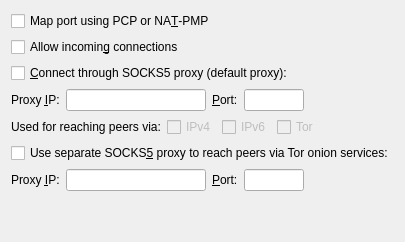
     <widget class="QWidget" name="pageNetwork">
      <layout class="QVBoxLayout" name="verticalLayout_Network">
       <item>
        <widget class="QCheckBox" name="mapPortNatpmp">
         <property name="toolTip">
          <string>Automatically open the PhantomRider Core client port on the router. This only works when your router supports PCP or NAT-PMP and it is enabled. The external port could be random.</string>
         </property>
         <property name="text">
          <string>Map port using PCP or NA&amp;T-PMP</string>
         </property>
        </widget>
       </item>
       <item>
        <widget class="QCheckBox" name="allowIncoming">
         <property name="toolTip">
          <string>Accept connections from outside.</string>
         </property>
         <property name="text">
          <string>Allow incomin&amp;g connections</string>
         </property>
        </widget>
       </item>
       <item>
        <widget class="QCheckBox" name="connectSocks">
         <property name="toolTip">
          <string>Connect to the PhantomRider network through a SOCKS5 proxy.</string>
         </property>
         <property name="text">
          <string>&amp;Connect through SOCKS5 proxy (default proxy):</string>
         </property>
        </widget>
       </item>
       <item>
        <layout class="QHBoxLayout" name="horizontalLayout_1_Network">
         <item>
          <widget class="QLabel" name="proxyIpLabel">
           <property name="text">
            <string>Proxy &amp;IP:</string>
           </property>
           <property name="textFormat">
            <enum>Qt::PlainText</enum>
           </property>
           <property name="buddy">
            <cstring>proxyIp</cstring>
           </property>
          </widget>
         </item>
         <item>
          <widget class="QValidatedLineEdit" name="proxyIp">
           <property name="minimumSize">
            <size>
             <width>140</width>
             <height>0</height>
            </size>
           </property>
           <property name="maximumSize">
            <size>
             <width>140</width>
             <height>16777215</height>
            </size>
           </property>
           <property name="toolTip">
            <string>IP address of the proxy (e.g. IPv4: 127.0.0.1 / IPv6: ::1)</string>
           </property>
          </widget>
         </item>
         <item>
          <widget class="QLabel" name="proxyPortLabel">
           <property name="text">
            <string>&amp;Port:</string>
           </property>
           <property name="textFormat">
            <enum>Qt::PlainText</enum>
           </property>
           <property name="buddy">
            <cstring>proxyPort</cstring>
           </property>
          </widget>
         </item>
         <item>
          <widget class="QLineEdit" name="proxyPort">
           <property name="minimumSize">
            <size>
             <width>60</width>
             <height>0</height>
            </size>
           </property>
           <property name="maximumSize">
            <size>
             <width>60</width>
             <height>16777215</height>
            </size>
           </property>
           <property name="toolTip">
            <string>Port of the proxy (e.g. 9050)</string>
           </property>
          </widget>
         </item>
         <item>
          <spacer name="horizontalSpacer_1_Network">
           <property name="orientation">
            <enum>Qt::Horizontal</enum>
           </property>
           <property name="sizeHint" stdset="0">
            <size>
             <width>40</width>
             <height>20</height>
            </size>
           </property>
          </spacer>
         </item>
        </layout>
       </item>
       <item>
        <layout class="QHBoxLayout" name="horizontalLayout_2_Network">
         <item>
          <widget class="QLabel" name="proxyActiveNets">
           <property name="text">
            <string>Used for reaching peers via:</string>
           </property>
           <property name="textFormat">
            <enum>Qt::PlainText</enum>
           </property>
          </widget>
         </item>
         <item>
          <widget class="QCheckBox" name="proxyReachIPv4">
           <property name="enabled">
            <bool>false</bool>
           </property>
           <property name="toolTip">
            <string>Shows if the supplied default SOCKS5 proxy is used to reach peers via this network type.</string>
           </property>
           <property name="text">
            <string>IPv4</string>
           </property>
          </widget>
         </item>
         <item>
          <widget class="QCheckBox" name="proxyReachIPv6">
           <property name="enabled">
            <bool>false</bool>
           </property>
           <property name="toolTip">
            <string>Shows if the supplied default SOCKS5 proxy is used to reach peers via this network type.</string>
           </property>
           <property name="text">
            <string>IPv6</string>
           </property>
          </widget>
         </item>
         <item>
          <widget class="QCheckBox" name="proxyReachTor">
           <property name="enabled">
            <bool>false</bool>
           </property>
           <property name="toolTip">
            <string>Shows if the supplied default SOCKS5 proxy is used to reach peers via this network type.</string>
           </property>
           <property name="text">
            <string>Tor</string>
           </property>
          </widget>
         </item>
         <item>
          <spacer name="horizontalSpacer_2_Network">
           <property name="orientation">
            <enum>Qt::Horizontal</enum>
           </property>
           <property name="sizeHint" stdset="0">
            <size>
             <width>40</width>
             <height>20</height>
            </size>
           </property>
          </spacer>
         </item>
        </layout>
       </item>
       <item>
        <widget class="QCheckBox" name="connectSocksTor">
         <property name="toolTip">
          <string>Connect to the PhantomRider network through a separate SOCKS5 proxy for Tor onion services.</string>
         </property>
         <property name="text">
          <string>Use separate SOCKS&amp;5 proxy to reach peers via Tor onion services:</string>
         </property>
        </widget>
       </item>
       <item>
        <layout class="QHBoxLayout" name="horizontalLayout_3_Network">
         <item>
          <widget class="QLabel" name="proxyIpTorLabel">
           <property name="text">
            <string>Proxy &amp;IP:</string>
           </property>
           <property name="textFormat">
            <enum>Qt::PlainText</enum>
           </property>
           <property name="buddy">
            <cstring>proxyIpTor</cstring>
           </property>
          </widget>
         </item>
         <item>
          <widget class="QValidatedLineEdit" name="proxyIpTor">
           <property name="minimumSize">
            <size>
             <width>140</width>
             <height>0</height>
            </size>
           </property>
           <property name="maximumSize">
            <size>
             <width>140</width>
             <height>16777215</height>
            </size>
           </property>
           <property name="toolTip">
            <string>IP address of the proxy (e.g. IPv4: 127.0.0.1 / IPv6: ::1)</string>
           </property>
          </widget>
         </item>
         <item>
          <widget class="QLabel" name="proxyPortTorLabel">
           <property name="text">
            <string>&amp;Port:</string>
           </property>
           <property name="textFormat">
            <enum>Qt::PlainText</enum>
           </property>
           <property name="buddy">
            <cstring>proxyPortTor</cstring>
           </property>
          </widget>
         </item>
         <item>
          <widget class="QLineEdit" name="proxyPortTor">
           <property name="minimumSize">
            <size>
             <width>60</width>
             <height>0</height>
            </size>
           </property>
           <property name="maximumSize">
            <size>
             <width>60</width>
             <height>16777215</height>
            </size>
           </property>
           <property name="toolTip">
            <string>Port of the proxy (e.g. 9050)</string>
           </property>
          </widget>
         </item>
         <item>
          <spacer name="horizontalSpacer_4_Network">
           <property name="orientation">
            <enum>Qt::Horizontal</enum>
           </property>
           <property name="sizeHint" stdset="0">
            <size>
             <width>40</width>
             <height>20</height>
            </size>
           </property>
          </spacer>
         </item>
        </layout>
       </item>
       <item>
        <spacer name="verticalSpacer_Network">
         <property name="orientation">
          <enum>Qt::Vertical</enum>
         </property>
         <property name="sizeHint" stdset="0">
          <size>
           <width>20</width>
           <height>40</height>
          </size>
         </property>
        </spacer>
       </item>
      </layout>
     </widget>
